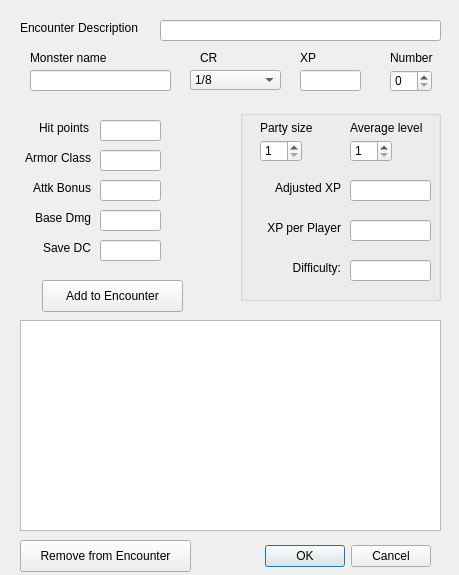
<?xml version="1.0" encoding="UTF-8"?>
<ui version="4.0">
 <class>NewEncounterDialog</class>
 <widget class="QDialog" name="NewEncounterDialog">
  <property name="geometry">
   <rect>
    <x>0</x>
    <y>0</y>
    <width>459</width>
    <height>575</height>
   </rect>
  </property>
  <property name="windowTitle">
   <string>New Encounter</string>
  </property>
  <widget class="QDialogButtonBox" name="buttonBox">
   <property name="geometry">
    <rect>
     <x>260</x>
     <y>540</y>
     <width>171</width>
     <height>32</height>
    </rect>
   </property>
   <property name="orientation">
    <enum>Qt::Horizontal</enum>
   </property>
   <property name="standardButtons">
    <set>QDialogButtonBox::Cancel|QDialogButtonBox::Ok</set>
   </property>
  </widget>
  <widget class="QLineEdit" name="nameEdit">
   <property name="geometry">
    <rect>
     <x>30</x>
     <y>70</y>
     <width>141</width>
     <height>21</height>
    </rect>
   </property>
  </widget>
  <widget class="QLabel" name="label">
   <property name="geometry">
    <rect>
     <x>30</x>
     <y>50</y>
     <width>101</width>
     <height>16</height>
    </rect>
   </property>
   <property name="text">
    <string>Monster name</string>
   </property>
  </widget>
  <widget class="QLabel" name="label_2">
   <property name="geometry">
    <rect>
     <x>30</x>
     <y>120</y>
     <width>59</width>
     <height>16</height>
    </rect>
   </property>
   <property name="text">
    <string>Hit points</string>
   </property>
   <property name="alignment">
    <set>Qt::AlignRight|Qt::AlignTrailing|Qt::AlignVCenter</set>
   </property>
  </widget>
  <widget class="QLineEdit" name="hitPointsEdit">
   <property name="geometry">
    <rect>
     <x>100</x>
     <y>120</y>
     <width>61</width>
     <height>21</height>
    </rect>
   </property>
   <property name="readOnly">
    <bool>false</bool>
   </property>
  </widget>
  <widget class="QLabel" name="label_3">
   <property name="geometry">
    <rect>
     <x>300</x>
     <y>50</y>
     <width>59</width>
     <height>16</height>
    </rect>
   </property>
   <property name="text">
    <string>XP</string>
   </property>
  </widget>
  <widget class="QLineEdit" name="xpEdit">
   <property name="geometry">
    <rect>
     <x>300</x>
     <y>70</y>
     <width>61</width>
     <height>21</height>
    </rect>
   </property>
   <property name="readOnly">
    <bool>true</bool>
   </property>
  </widget>
  <widget class="QSpinBox" name="numberSpin">
   <property name="geometry">
    <rect>
     <x>390</x>
     <y>70</y>
     <width>42</width>
     <height>22</height>
    </rect>
   </property>
   <property name="minimum">
    <number>0</number>
   </property>
  </widget>
  <widget class="QLabel" name="label_4">
   <property name="geometry">
    <rect>
     <x>390</x>
     <y>50</y>
     <width>59</width>
     <height>16</height>
    </rect>
   </property>
   <property name="text">
    <string>Number</string>
   </property>
  </widget>
  <widget class="QLabel" name="label_7">
   <property name="geometry">
    <rect>
     <x>200</x>
     <y>50</y>
     <width>60</width>
     <height>16</height>
    </rect>
   </property>
   <property name="text">
    <string>CR</string>
   </property>
  </widget>
  <widget class="QComboBox" name="crComboBox">
   <property name="geometry">
    <rect>
     <x>190</x>
     <y>70</y>
     <width>91</width>
     <height>20</height>
    </rect>
   </property>
   <item>
    <property name="text">
     <string>1/8</string>
    </property>
   </item>
   <item>
    <property name="text">
     <string>1/4</string>
    </property>
   </item>
   <item>
    <property name="text">
     <string>1/2</string>
    </property>
   </item>
   <item>
    <property name="text">
     <string>1</string>
    </property>
   </item>
   <item>
    <property name="text">
     <string>2</string>
    </property>
   </item>
   <item>
    <property name="text">
     <string>3</string>
    </property>
   </item>
   <item>
    <property name="text">
     <string>4</string>
    </property>
   </item>
   <item>
    <property name="text">
     <string>5</string>
    </property>
   </item>
   <item>
    <property name="text">
     <string>6</string>
    </property>
   </item>
   <item>
    <property name="text">
     <string>7</string>
    </property>
   </item>
   <item>
    <property name="text">
     <string>8</string>
    </property>
   </item>
   <item>
    <property name="text">
     <string>9</string>
    </property>
   </item>
   <item>
    <property name="text">
     <string>10</string>
    </property>
   </item>
   <item>
    <property name="text">
     <string>11</string>
    </property>
   </item>
   <item>
    <property name="text">
     <string>12</string>
    </property>
   </item>
   <item>
    <property name="text">
     <string>13</string>
    </property>
   </item>
   <item>
    <property name="text">
     <string>14</string>
    </property>
   </item>
   <item>
    <property name="text">
     <string>15</string>
    </property>
   </item>
   <item>
    <property name="text">
     <string>16</string>
    </property>
   </item>
   <item>
    <property name="text">
     <string>17</string>
    </property>
   </item>
   <item>
    <property name="text">
     <string>18</string>
    </property>
   </item>
   <item>
    <property name="text">
     <string>19</string>
    </property>
   </item>
   <item>
    <property name="text">
     <string>20</string>
    </property>
   </item>
   <item>
    <property name="text">
     <string>21</string>
    </property>
   </item>
   <item>
    <property name="text">
     <string>22</string>
    </property>
   </item>
   <item>
    <property name="text">
     <string>23</string>
    </property>
   </item>
   <item>
    <property name="text">
     <string>24</string>
    </property>
   </item>
   <item>
    <property name="text">
     <string>25</string>
    </property>
   </item>
   <item>
    <property name="text">
     <string>26</string>
    </property>
   </item>
   <item>
    <property name="text">
     <string>27</string>
    </property>
   </item>
   <item>
    <property name="text">
     <string>28</string>
    </property>
   </item>
   <item>
    <property name="text">
     <string>29</string>
    </property>
   </item>
   <item>
    <property name="text">
     <string>30</string>
    </property>
   </item>
  </widget>
  <widget class="QLineEdit" name="armorClassEdit">
   <property name="geometry">
    <rect>
     <x>100</x>
     <y>150</y>
     <width>61</width>
     <height>21</height>
    </rect>
   </property>
   <property name="readOnly">
    <bool>false</bool>
   </property>
  </widget>
  <widget class="QLabel" name="label_8">
   <property name="geometry">
    <rect>
     <x>10</x>
     <y>150</y>
     <width>81</width>
     <height>16</height>
    </rect>
   </property>
   <property name="text">
    <string>Armor Class</string>
   </property>
   <property name="alignment">
    <set>Qt::AlignRight|Qt::AlignTrailing|Qt::AlignVCenter</set>
   </property>
  </widget>
  <widget class="QLabel" name="label_9">
   <property name="geometry">
    <rect>
     <x>20</x>
     <y>180</y>
     <width>71</width>
     <height>16</height>
    </rect>
   </property>
   <property name="text">
    <string>Attk Bonus</string>
   </property>
   <property name="alignment">
    <set>Qt::AlignRight|Qt::AlignTrailing|Qt::AlignVCenter</set>
   </property>
  </widget>
  <widget class="QLineEdit" name="attkBonusEdit">
   <property name="geometry">
    <rect>
     <x>100</x>
     <y>180</y>
     <width>61</width>
     <height>21</height>
    </rect>
   </property>
   <property name="readOnly">
    <bool>false</bool>
   </property>
  </widget>
  <widget class="QLineEdit" name="baseDmgEdit">
   <property name="geometry">
    <rect>
     <x>100</x>
     <y>210</y>
     <width>61</width>
     <height>21</height>
    </rect>
   </property>
   <property name="readOnly">
    <bool>false</bool>
   </property>
  </widget>
  <widget class="QLabel" name="label_10">
   <property name="geometry">
    <rect>
     <x>20</x>
     <y>210</y>
     <width>71</width>
     <height>16</height>
    </rect>
   </property>
   <property name="text">
    <string>Base Dmg</string>
   </property>
   <property name="alignment">
    <set>Qt::AlignRight|Qt::AlignTrailing|Qt::AlignVCenter</set>
   </property>
  </widget>
  <widget class="QLineEdit" name="saveDcEdit">
   <property name="geometry">
    <rect>
     <x>100</x>
     <y>240</y>
     <width>61</width>
     <height>21</height>
    </rect>
   </property>
   <property name="readOnly">
    <bool>false</bool>
   </property>
  </widget>
  <widget class="QLabel" name="label_11">
   <property name="geometry">
    <rect>
     <x>20</x>
     <y>240</y>
     <width>71</width>
     <height>16</height>
    </rect>
   </property>
   <property name="text">
    <string>Save DC</string>
   </property>
   <property name="alignment">
    <set>Qt::AlignRight|Qt::AlignTrailing|Qt::AlignVCenter</set>
   </property>
  </widget>
  <widget class="QLabel" name="hpLabel">
   <property name="geometry">
    <rect>
     <x>170</x>
     <y>120</y>
     <width>60</width>
     <height>16</height>
    </rect>
   </property>
   <property name="text">
    <string/>
   </property>
  </widget>
  <widget class="QLabel" name="armorClassLabel">
   <property name="geometry">
    <rect>
     <x>170</x>
     <y>150</y>
     <width>60</width>
     <height>16</height>
    </rect>
   </property>
   <property name="text">
    <string/>
   </property>
  </widget>
  <widget class="QLabel" name="attkBonusLabel">
   <property name="geometry">
    <rect>
     <x>170</x>
     <y>180</y>
     <width>60</width>
     <height>16</height>
    </rect>
   </property>
   <property name="text">
    <string/>
   </property>
  </widget>
  <widget class="QLabel" name="baseDmgLabel">
   <property name="geometry">
    <rect>
     <x>170</x>
     <y>210</y>
     <width>60</width>
     <height>16</height>
    </rect>
   </property>
   <property name="text">
    <string/>
   </property>
  </widget>
  <widget class="QLabel" name="saveDcLabel">
   <property name="geometry">
    <rect>
     <x>170</x>
     <y>240</y>
     <width>60</width>
     <height>16</height>
    </rect>
   </property>
   <property name="text">
    <string/>
   </property>
  </widget>
  <widget class="QGroupBox" name="groupBox">
   <property name="geometry">
    <rect>
     <x>240</x>
     <y>110</y>
     <width>201</width>
     <height>191</height>
    </rect>
   </property>
   <property name="styleSheet">
    <string notr="true"/>
   </property>
   <property name="title">
    <string/>
   </property>
   <widget class="QSpinBox" name="partySizeSpin">
    <property name="geometry">
     <rect>
      <x>20</x>
      <y>30</y>
      <width>42</width>
      <height>22</height>
     </rect>
    </property>
    <property name="styleSheet">
     <string notr="true"/>
    </property>
    <property name="minimum">
     <number>1</number>
    </property>
   </widget>
   <widget class="QLabel" name="label_5">
    <property name="geometry">
     <rect>
      <x>20</x>
      <y>10</y>
      <width>71</width>
      <height>16</height>
     </rect>
    </property>
    <property name="styleSheet">
     <string notr="true">border: none;</string>
    </property>
    <property name="text">
     <string>Party size</string>
    </property>
   </widget>
   <widget class="QLabel" name="label_6">
    <property name="geometry">
     <rect>
      <x>110</x>
      <y>10</y>
      <width>91</width>
      <height>16</height>
     </rect>
    </property>
    <property name="styleSheet">
     <string notr="true"/>
    </property>
    <property name="text">
     <string>Average level</string>
    </property>
   </widget>
   <widget class="QSpinBox" name="averageLevelSpin">
    <property name="geometry">
     <rect>
      <x>110</x>
      <y>30</y>
      <width>42</width>
      <height>22</height>
     </rect>
    </property>
    <property name="minimum">
     <number>1</number>
    </property>
   </widget>
   <widget class="QLabel" name="label_12">
    <property name="geometry">
     <rect>
      <x>10</x>
      <y>70</y>
      <width>91</width>
      <height>16</height>
     </rect>
    </property>
    <property name="text">
     <string>Adjusted XP</string>
    </property>
    <property name="alignment">
     <set>Qt::AlignRight|Qt::AlignTrailing|Qt::AlignVCenter</set>
    </property>
   </widget>
   <widget class="QLabel" name="label_13">
    <property name="geometry">
     <rect>
      <x>10</x>
      <y>110</y>
      <width>91</width>
      <height>16</height>
     </rect>
    </property>
    <property name="text">
     <string>XP per Player</string>
    </property>
    <property name="alignment">
     <set>Qt::AlignRight|Qt::AlignTrailing|Qt::AlignVCenter</set>
    </property>
   </widget>
   <widget class="QLabel" name="label_14">
    <property name="geometry">
     <rect>
      <x>10</x>
      <y>150</y>
      <width>91</width>
      <height>16</height>
     </rect>
    </property>
    <property name="text">
     <string>Difficulty:</string>
    </property>
    <property name="alignment">
     <set>Qt::AlignRight|Qt::AlignTrailing|Qt::AlignVCenter</set>
    </property>
   </widget>
   <widget class="QLineEdit" name="adjustedXpEdit">
    <property name="geometry">
     <rect>
      <x>110</x>
      <y>70</y>
      <width>81</width>
      <height>21</height>
     </rect>
    </property>
    <property name="readOnly">
     <bool>true</bool>
    </property>
   </widget>
   <widget class="QLineEdit" name="xpPerPlayerEdit">
    <property name="geometry">
     <rect>
      <x>110</x>
      <y>110</y>
      <width>81</width>
      <height>21</height>
     </rect>
    </property>
    <property name="readOnly">
     <bool>true</bool>
    </property>
   </widget>
   <widget class="QLineEdit" name="difficultyEdit">
    <property name="geometry">
     <rect>
      <x>110</x>
      <y>150</y>
      <width>81</width>
      <height>21</height>
     </rect>
    </property>
    <property name="readOnly">
     <bool>true</bool>
    </property>
   </widget>
  </widget>
  <widget class="QPushButton" name="pushButton">
   <property name="geometry">
    <rect>
     <x>42</x>
     <y>280</y>
     <width>141</width>
     <height>32</height>
    </rect>
   </property>
   <property name="text">
    <string>Add to Encounter</string>
   </property>
  </widget>
  <widget class="QPushButton" name="pushButton_2">
   <property name="geometry">
    <rect>
     <x>20</x>
     <y>540</y>
     <width>171</width>
     <height>32</height>
    </rect>
   </property>
   <property name="text">
    <string>Remove from Encounter</string>
   </property>
  </widget>
  <widget class="QTableView" name="monsterGroupsTable">
   <property name="geometry">
    <rect>
     <x>20</x>
     <y>320</y>
     <width>421</width>
     <height>211</height>
    </rect>
   </property>
  </widget>
  <widget class="QLabel" name="label_15">
   <property name="geometry">
    <rect>
     <x>20</x>
     <y>20</y>
     <width>141</width>
     <height>16</height>
    </rect>
   </property>
   <property name="text">
    <string>Encounter Description</string>
   </property>
  </widget>
  <widget class="QLineEdit" name="descriptionEdit">
   <property name="geometry">
    <rect>
     <x>160</x>
     <y>20</y>
     <width>281</width>
     <height>21</height>
    </rect>
   </property>
  </widget>
 </widget>
 <resources/>
 <connections>
  <connection>
   <sender>buttonBox</sender>
   <signal>accepted()</signal>
   <receiver>NewEncounterDialog</receiver>
   <slot>accept()</slot>
   <hints>
    <hint type="sourcelabel">
     <x>248</x>
     <y>254</y>
    </hint>
    <hint type="destinationlabel">
     <x>157</x>
     <y>274</y>
    </hint>
   </hints>
  </connection>
  <connection>
   <sender>buttonBox</sender>
   <signal>rejected()</signal>
   <receiver>NewEncounterDialog</receiver>
   <slot>reject()</slot>
   <hints>
    <hint type="sourcelabel">
     <x>316</x>
     <y>260</y>
    </hint>
    <hint type="destinationlabel">
     <x>286</x>
     <y>274</y>
    </hint>
   </hints>
  </connection>
 </connections>
</ui>
